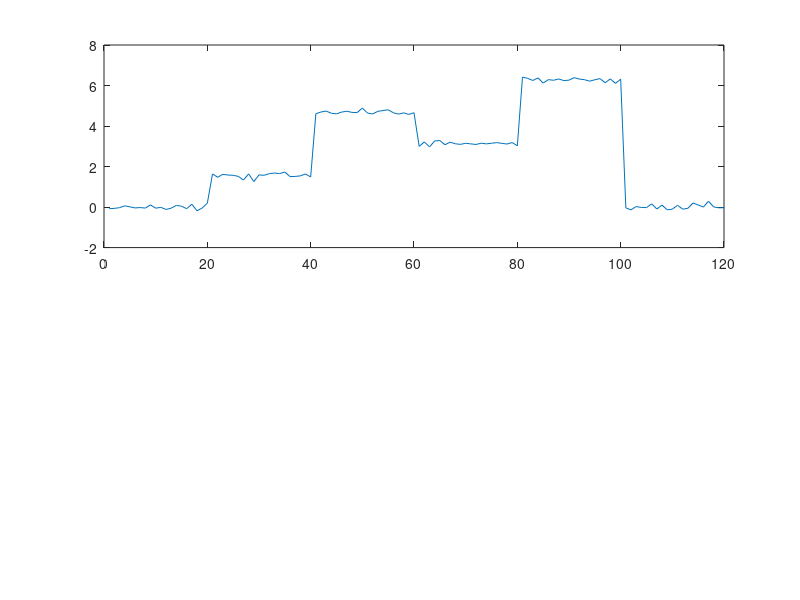

MATLAB code to generate this figure: (Note: this script raises an error after producing the figure.)

clear all
close all

 
v_deg = [ones(1,20)*0 ones(1,20)*90 ones(1,20)*270 ones(1,20)*180 ones(1,20)*360 ones(1,20)*0]; % deg
vn_deg = v_deg + 5*randn(size(v_deg));
vn_rad = deg2rad(vn_deg);
subplot(2,1,1)
plot(vn_rad)

vn_rad_ang_diff = circ_dist2(vn_rad,vn_rad(1));
subplot(2,1,2)
plot((vn_rad_ang_diff))

% b = deg2rad(a); % rad
% 
%  
% for i = 1:length(a)-1
%     dff(i) = rad2deg(circ_dist(b(i),b(i+1))); % Difference [deg]
% end
% 
%  
% figure
% ax1 = subplot(2,1,1);
% stairs(a)
% ax1.XLim = [1 length(a)];
% ax1.YLabel.String = 'Direction [deg]';
% ax1.FontSize = 16;
% 
%  
% ax2 = subplot(2,1,2);
% stairs(cumsum(-dff))
% ax2.XLim = [1 length(a)];
% ax2.YLabel.String = 'Difference [deg]';
% ax2.FontSize = 16;
% 
 
